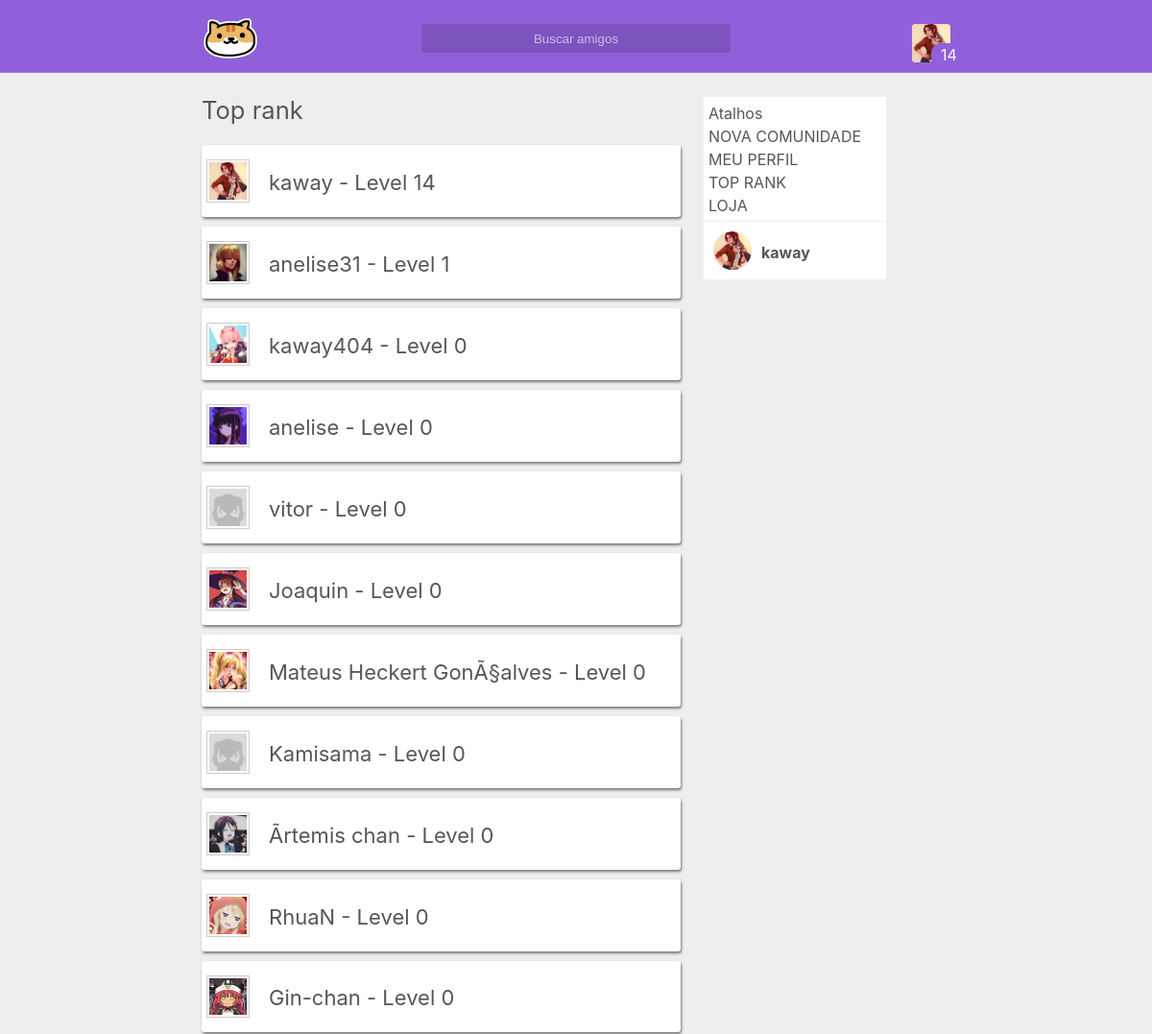
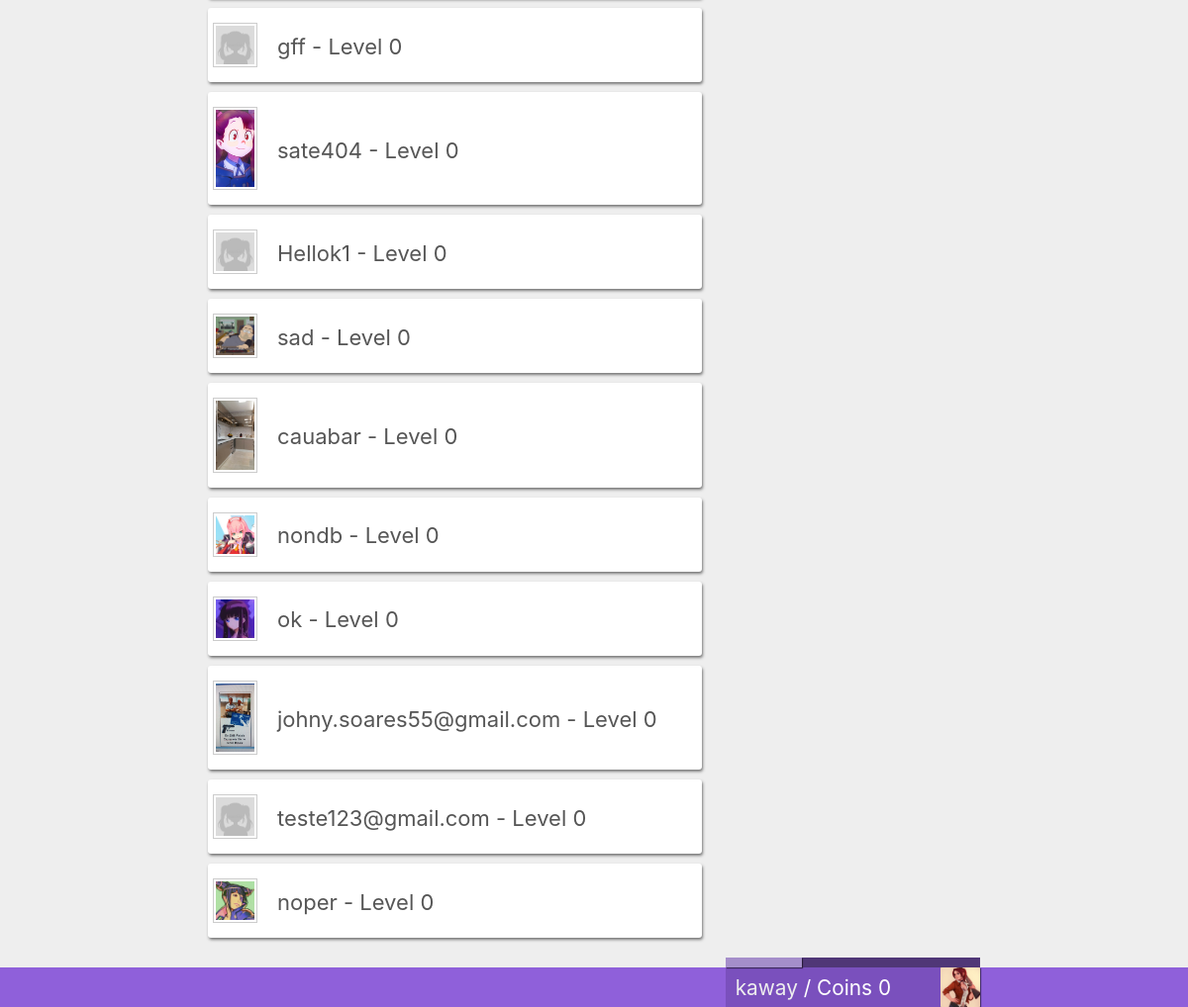
Screenshot of /toprank (signed in) with the database file from the repository (2 pictures, top to bottom).
### tables this page shows
CREATE TABLE `user` (
  `id` int(11) NOT NULL,
  `cry` varchar(255) NOT NULL,
  `wtf` varchar(2555) NOT NULL,
  `cool` varchar(2555) NOT NULL,
  `baby` varchar(2555) NOT NULL,
  `very` varchar(2555) NOT NULL,
  `nani` varchar(255) NOT NULL,
  `email` varchar(100) NOT NULL,
  `password` varchar(255) NOT NULL,
  `usuario` varchar(255) NOT NULL,
  `admin` int(11) NOT NULL,
  `avatar` varchar(255) NOT NULL,
  `background` text NOT NULL,
  `cover` text NOT NULL,
  `config` int(11) NOT NULL,
  `game` text NOT NULL,
  `movie` text NOT NULL,
  `pincode` varchar(10) NOT NULL,
  `ip` varchar(255) NOT NULL,
  `tuturial` int(11) NOT NULL,
  `exp` int(11) NOT NULL,
  `lvl` int(11) NOT NULL,
  `tag` int(11) NOT NULL,
  `money` int(11) NOT NULL,
  `status` varchar(200) NOT NULL,
  `anime_favorito` int(11) NOT NULL,
  `tour` int(11) NOT NULL,
  `banido` int(11) NOT NULL
);

### autoload/template/body.php (called while the page is built)
<?php
require './templates/index.php';

### autoload/template.php (called while the page is built)
<?php
require './autoload/template/html.php';
function html(){
	require './autoload/template/body.php';
}

### autoload/start.php (called while the page is built)
<?php
require 'template.php';

### config/_autoload.php (called while the page is built)
<?php
require './autoload/start.php';

### index.php (called while the page is built, shortened)
<?php
require './config/_autoload.php';
?>

### autoload/user/user.php (called while the page is built, shortened)
<?php
if(isset($_COOKIE['iduser']) && (isset($_COOKIE['cry']) ) ){
	$iduser = $_COOKIE['iduser'];
	$cry = $_COOKIE['cry'];
    $wtf = $_COOKIE['wtf'];
    $cool = $_COOKIE['cool'];
    $baby = $_COOKIE['baby'];
    $very = $_COOKIE['very'];
	$result_usuario = "SELECT * FROM user WHERE id = '$iduser' && cry = '$cry' and wtf = '$wtf' and cool = '$cool' and baby = '$baby' and very = '$very' LIMIT 1";
    $resultado_usuario = mysqli_query($conn, $result_usuario);
    $user = mysqli_fetch_assoc($resultado_usuario);
}
?>

### view/rank/peoples.php (the view, shortened to what this page needs)
<?php
if(isset($template)){
echo '<div class="toprank">';
echo '<h1 style="font-size: 1.6em;">Top rank</h1>';
$usertop = "SELECT * FROM user WHERE id ORDER BY lvl DESC";
$usertopt = mysqli_query($conn, $usertop);
foreach ($usertopt as $usertopt => $usertopts) {
?>
<a href="/profile/<?php echo $usertopts['id'];?>"><li class="cool"><p><?php echo '<img src="/img/user/'.$usertopts['avatar'].'"/>' .  '<span>' . $usertopts['usuario'] . ' - ' . 'Level '  . $usertopts['lvl'] . '</span>';?></p></li></a>
<?php } ?>
</div>
<?php  } else{ include '../404/index.php';}?>

### view/dashboard/menu.php (shortened to what this page needs)
<?php if(isset($template)){?>
<?php if(isset($_COOKIE['iduser']) && (isset($_COOKIE['cry']) )){ ?>
<div class="headerta">
	<div class="align">
		<a href="/"><img class="logo" src="/assets/img/friends.png"/></a>
	<div class="boxcenter">
		<input class="busca" type="text" placeholder="Buscar amigos"/>
	</div>
	<div class="boxleft">
		<div class="okaysr">
		<img class="avatar" src="/img/user/<?php echo $user['avatar'];?>"/>
		<p class="myrank"><span id="lvl"><?php echo $user['lvl'];?></span></p>
		</div>
	</div>
	</div>
</div>
<?php
$exp = $user['exp'];
?>
<div class="bottomh">
	<div class="align">
		<div class="profile">
			<div class="exp" uk-tooltip="Progresso">
				<div uk-tooltip="EXP atual <?Php echo $exp;?> de 10" class="atual"></div>
			</div>
			<div class="avatar" uk-tooltip="Foto de avatar">
			</div>
			<p><a href="/profile/<?php echo $user['id'];?>"><?php echo $user['usuario'];?></a> / Coins <?php echo $user['money'];?></p>
		</div>
	</div>
</div>
<?Php } ?>
<?Php }  else{ include '../404/index.php';}?>

### view/dashboard/status/me.php
<?php if(isset($template)){?>
<div class="links">
<p>Atalhos</p>
<a href="/create_page">Nova comunidade</a>
<br>
<a href="/profile/<?php echo $user['id'];?>">Meu perfil</a>
<br>
<a href="/toprank">Top rank</a>
<br>
<a href="/loja">Loja</a>
</div>
<div class="status">
<a href="/profile/<?php echo $user['id'];?>">
<img class="avatar" src="/img/user/<?php echo $user['avatar'];?>"/>
<p class="user"><?php echo $user['usuario'];?></p>
</a>
</div>
<?Php } else{ include '../404/index.php';}?>

### assets/css/style.css (style rules this page uses)
* { font-smooth: never; -webkit-font-smoothing : none; padding: 0; margin: 0px; }
body { overflow-y: auto; overflow-x: hidden; }
a { color: #151515 !important; }
a,p,span { font-size: 1em; }
html { background-color: #eee !important; }
p, span, h1, h2 { color: #565656 !important; }
.busca::placeholder { color: hsla(0,0%,100%,.6) !important; opacity: 1; }
input { outline: 0; }
::placeholder { color: #555; opacity: 1; }
.headerta { width: 100%; height: 75px; position: fixed; top: 0; left: 0; background: #8f60da; border-bottom: 1px solid hsla(0,0%,100%,.2);; z-index: 100000000; }
.headerta .logo { position: relative; width: 60px; top: 10px; height: 60px; cursor: pointer; transition: 1s; }
.headerta .align { position: relative; margin: 0px auto; width: 65%; }
.headerta .boxcenter { display: flex; align-items: center; justify-content: center; }
.headerta .boxcenter .busca { background: rgba(0,0,0,.13); -webkit-box-pack: center; -webkit-justify-content: center; -ms-flex-pack: center; justify-content: center; border: none; bottom: 35px; position: relative; padding: 5px; text-align: center; border-radius: 3px; width: 40%; height: 20px; transition: 0.3s; }
.align { position: relative; margin: 0px auto; width: 65%; }
.status { position: fixed; top: 230px; width: 15%; height: 50px; display: flex; align-items: flex-end; float: right; right: 23%; background: #fff; border: 1px solid #efefef; padding: 5px; z-index: 100000; }
.status a { color: #fff !important; }
.status .avatar { border-radius: 50%; width: 40px; height: 40px; top: 10px; position: absolute; left: 10px; }
.status .user { position: absolute; top: 0px; left: 60px; font-weight: bold; color: #565656 !important; }
.boxleft { position: absolute; float: right; right: 0; }
.boxleft .avatar { width: 40px; height: 40px; background: #fff; position: relative; top: 40px; border-radius: 10%; }
.boxleft .okaysr { position: relative; bottom: 105px; height: 90px; border-radius: 20px; cursor: pointer; }
.myrank { position: relative; top: 0px; z-index: 100; background: #8f60da !important; width: auto; border-radius: 10px; left: 20px; }
.myrank span { position: relative; left: 10px; color: #fff !important; }
.links { position: fixed; top: 100px; width: 15%; height: auto; float: right; right: 23%; background: #fff; border: 1px solid #efefef; padding: 5px; z-index: 100000; }
.links p { top: 0px; position: relative; }
.links a { text-align: center; position: relative; text-transform: uppercase; color: #565656 !important; top: -20px; left: 0px; width: 100%; }
.bottomh { position: fixed; bottom: 0; background: #8f60da; height: 40px; width: 100%; z-index: 100000000000; }
.bottomh .profile { width: auto; float: right; height: 40px; position: absolute; right: 0; background: #7a50bd; padding-right: 100px; }
.bottomh .profile .avatar { width: 40px; height: 40px; background: #fff; position: absolute; float: right; right: 0px; background-size: cover; box-shadow: 1px 1px 1px rgba(0,0,0,.50); }
.bottomh .profile p { float: left; position: relative; top: -15px; left: 10px; color: #fff !important; font-size: 1.3em; }
.bottomh .profile a { color: #eee !important; }
.toprank li { background: #fff; list-style: none; padding: 5px; margin-top: 10px; transition: 1s; cursor: pointer; box-shadow: 1px 2px 3px rgba(0,0,0,.50); border-radius: 3px; }
.toprank .cool img { width: 45px; max-height: 100px; padding: 2px; position: relative; top: 10px; border: 1px solid #ccc; }
.toprank .cool span { position: relative; left: 20px; top: 15px; font-size: 22px; }

### rows the page displays
user: avatar (picture), lvl "14", usuario "kaway", money "0"
user: avatar (picture), usuario "anelise31", lvl "1"
user: avatar (picture), usuario "kaway404", lvl "0"
user: avatar (picture), usuario "anelise", lvl "0"
user: avatar (placeholder picture), usuario "vitor", lvl "0"
user: avatar (picture), usuario "Joaquin", lvl "0"
user: avatar (picture), usuario "Mateus Heckert GonÃ§alves", lvl "0"
user: avatar (placeholder picture), usuario "Kamisama", lvl "0"
user: avatar (picture), usuario "Ãrtemis chan", lvl "0"
user: avatar (picture), usuario "RhuaN", lvl "0"
user: avatar (picture), usuario "Gin-chan", lvl "0"
user: avatar (placeholder picture), usuario "gff", lvl "0"
user: avatar (picture), usuario "sate404", lvl "0"
user: avatar (placeholder picture), usuario "Hellok1", lvl "0"
user: avatar (picture), usuario "sad", lvl "0"
user: avatar (picture), usuario "cauabar", lvl "0"
user: avatar (picture), usuario "nondb", lvl "0"
user: avatar (picture), usuario "ok", lvl "0"
user: avatar (picture), usuario "johny.soares55@gmail.com", lvl "0"
user: avatar (placeholder picture), usuario "teste123@gmail.com", lvl "0"
user: avatar (picture), usuario "noper", lvl "0"
